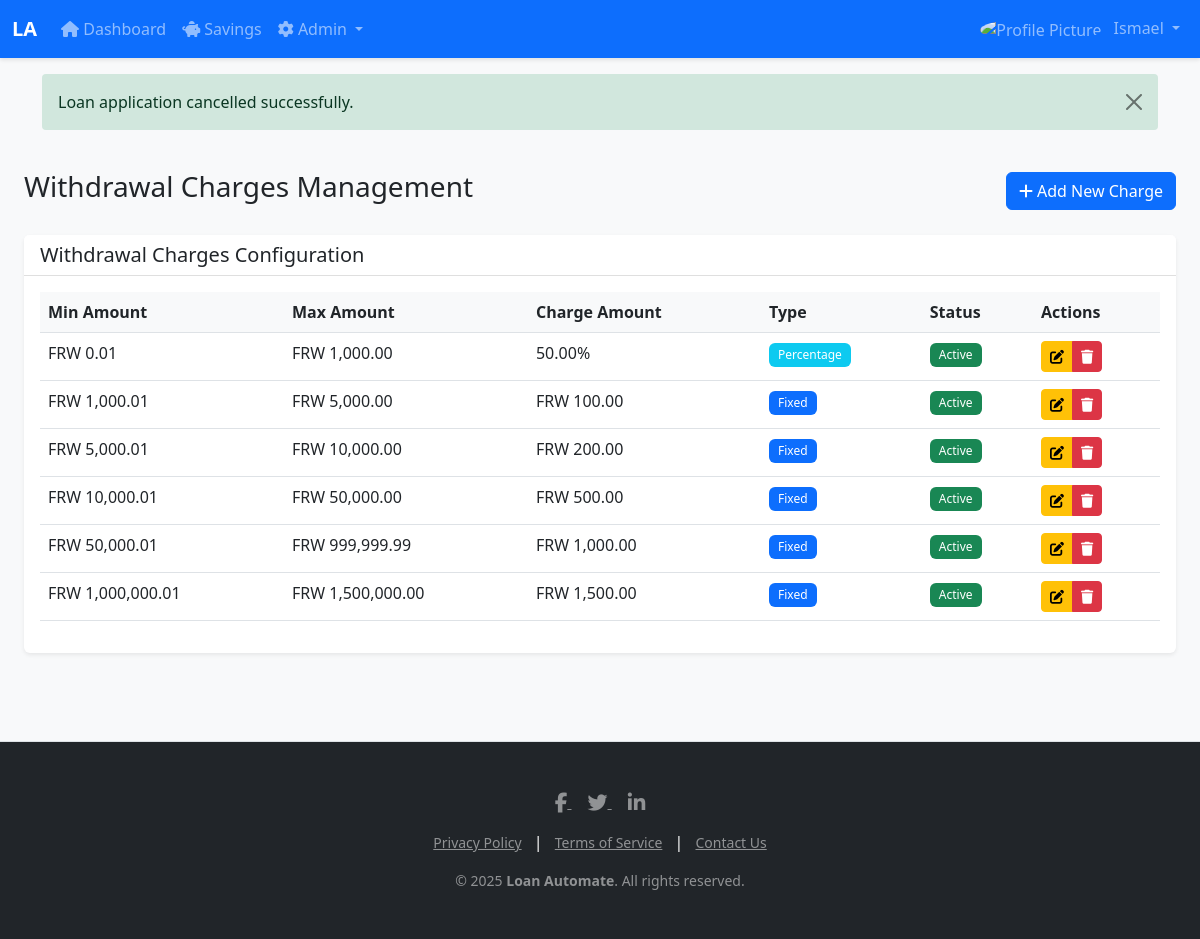
/admin/withdrawal_charges.php (signed in), run on the app's committed database.
### tables this page shows
CREATE TABLE `users` (
  `user_id` varchar(36) NOT NULL,
  `username` varchar(50) NOT NULL,
  `password` varchar(255) NOT NULL,
  `full_name` varchar(100) NOT NULL,
  `email` varchar(100) DEFAULT NULL,
  `profile_picture` varchar(255) DEFAULT NULL,
  `phone_number` varchar(20) NOT NULL,
  `role` enum('admin','customer') NOT NULL DEFAULT 'customer',
  `status` enum('active','inactive') NOT NULL DEFAULT 'active',
  `account_number` varchar(20) NOT NULL,
  `amount` decimal(10,2) DEFAULT 0.00,
  `created_at` timestamp NOT NULL DEFAULT current_timestamp(),
  `updated_at` timestamp NOT NULL DEFAULT current_timestamp() ON UPDATE current_timestamp(),
  `password_changed_at` timestamp NULL DEFAULT NULL,
  `login_attempts` int(11) DEFAULT 0,
  `last_login_attempt` timestamp NULL DEFAULT NULL,
  `is_locked` tinyint(1) DEFAULT 0,
  `lockout_until` timestamp NULL DEFAULT NULL
);

CREATE TABLE `withdrawal_charges` (
  `id` int(11) NOT NULL,
  `min_amount` decimal(10,2) NOT NULL,
  `max_amount` decimal(10,2) NOT NULL,
  `charge_amount` decimal(10,2) NOT NULL,
  `charge_type` enum('fixed','percentage') NOT NULL DEFAULT 'fixed',
  `is_active` tinyint(1) NOT NULL DEFAULT 1,
  `created_at` timestamp NOT NULL DEFAULT current_timestamp(),
  `updated_at` timestamp NOT NULL DEFAULT current_timestamp() ON UPDATE current_timestamp()
);

### includes/utilities.php (called while the page is built, shortened)
<?php
$base_url = '/LOAN_AUTOMATE';
function url($path = '')
{
    global $base_url;
    return $base_url . '/' . ltrim($path, '/');
}

### config/database.php (called while the page is built, shortened)
<?php
class Database {
    private $connection;
    private static $instance = null;
    private function __construct() {
        $this->connection = new mysqli(DB_HOST, DB_USER, DB_PASS, DB_NAME);
    }
    public static function getInstance() {
        if (self::$instance == null) {
            self::$instance = new Database();
        }
        return self::$instance;
    }
    public function query($sql) {
        return $this->connection->query($sql);
    }
}
?>

### includes/auth.php (called while the page is built, shortened)
<?php
require_once __DIR__ . '/database.php';
require_once __DIR__ . '/utilities.php';
class Auth
{
    private $db;
    public function __construct()
    {
        $this->db = Database::getInstance();
    }
    public function isLoggedIn()
    {
        return isset($_SESSION['user_id']);
    }
    public function getCurrentUser()
    {
        if ($this->isLoggedIn()) {
            $userId = $_SESSION['user_id'];
            $query = "SELECT user_id, username, full_name, email, profile_picture, phone_number, account_number, role, status, amount, created_at, updated_at, password_changed_at FROM users WHERE user_id = '$userId'";
            $result = $this->db->query($query);
            return $result->fetch_assoc();
        }
        return null;
    }
    public function hasRole($role)
    {
        return isset($_SESSION['role']) && $_SESSION['role'] === $role;
    }
}
?>

### admin/withdrawal_charges.php (the view, shortened to what this page needs)
<?php
require_once __DIR__ . '/../includes/auth.php';
require_once __DIR__ . '/../includes/utilities.php';
require_once __DIR__ . '/../includes/database.php';
$db = Database::getInstance();
$query = "SELECT * FROM withdrawal_charges ORDER BY min_amount ASC";
$result = $db->query($query);
$charges = [];
while ($row = $result->fetch_assoc()) {
    $charges[] = $row;
}
require_once __DIR__ . '/../templates/header.php';
?>
<div class="container-fluid">
    <div class="d-flex justify-content-between align-items-center mb-4">
        <h1 class="h3">Withdrawal Charges Management</h1>
        <button type="button" class="btn btn-primary" data-bs-toggle="modal" data-bs-target="#addChargeModal">
            <i class="fas fa-plus"></i> Add New Charge
        </button>
    </div>
    <div class="card">
        <div class="card-header">
            <h5 class="card-title mb-0">Withdrawal Charges Configuration</h5>
        </div>
        <div class="card-body">
            <?php if (empty($charges)): ?>
                <p class="text-muted">No withdrawal charges configured</p>
            <?php else: ?>
                <div class="table-responsive">
                    <table class="table table-hover">
                        <thead>
                            <tr>
                                <th>Min Amount</th>
                                <th>Max Amount</th>
                                <th>Charge Amount</th>
                                <th>Type</th>
                                <th>Status</th>
                                <th>Actions</th>
                            </tr>
                        </thead>
                        <tbody>
                            <?php foreach ($charges as $charge): ?>
                                <tr>
                                    <td>FRW <?php echo number_format($charge['min_amount'], 2); ?></td>
                                    <td>FRW <?php echo number_format($charge['max_amount'], 2); ?></td>
                                    <td>
                                        <?php if ($charge['charge_type'] === 'percentage'): ?>
                                            <?php echo $charge['charge_amount']; ?>%
                                        <?php else: ?>
                                            FRW <?php echo number_format($charge['charge_amount'], 2); ?>
                                        <?php endif; ?>
                                    </td>
                                    <td>
                                        <span class="badge bg-<?php echo $charge['charge_type'] === 'percentage' ? 'info' : 'primary'; ?>">
                                            <?php echo ucfirst($charge['charge_type']); ?>
                                        </span>
                                    </td>
                                    <td>
                                        <span class="badge bg-<?php echo $charge['is_active'] ? 'success' : 'secondary'; ?>">
                                            <?php echo $charge['is_active'] ? 'Active' : 'Inactive'; ?>
                                        </span>
                                    </td>
                                    <td>
                                        <div class="btn-group">
                                            <button type="button" class="btn btn-sm btn-warning"
                                                    onclick="editCharge(<?php echo htmlspecialchars(json_encode($charge)); ?>)">
                                                <i class="fas fa-edit"></i>
                                            </button>
                                            <button type="button" class="btn btn-sm btn-danger"
                                                    onclick="deleteCharge(<?php echo $charge['id']; ?>)">
                                                <i class="fas fa-trash"></i>
                                            </button>
                                        </div>
                                    </td>
                                </tr>
                            <?php endforeach; ?>
                        </tbody>
                    </table>
                </div>
            <?php endif; ?>
        </div>
    </div>
</div>
<?php require_once __DIR__ . '/../templates/footer.php'; ?>

### templates/header.php (shortened to what this page needs)
<?php
require_once __DIR__ . '/../includes/auth.php';
require_once __DIR__ . '/../includes/utilities.php';
$auth = new Auth();
$current_page = basename($_SERVER['PHP_SELF']);
$user = null;
if ($auth->isLoggedIn()) {
    $user = $auth->getCurrentUser();
}
?>
<!DOCTYPE html>
<html lang="en">
<head>
    <link href="https://cdn.jsdelivr.net/npm/bootstrap@5.3.0/dist/css/bootstrap.min.css" rel="stylesheet">
    <link href="https://cdnjs.cloudflare.com/ajax/libs/font-awesome/6.0.0/css/all.min.css" rel="stylesheet">
    <link href="<?php echo url('assets/css/style.css'); ?>" rel="stylesheet">
</head>
<body>
    <nav class="navbar navbar-expand-lg navbar-dark bg-primary">
        <div class="container-fluid">
            <a class="navbar-brand" href="<?php echo url(); ?>">LA</a>
            <div class="collapse navbar-collapse" id="navbarNav">
                <?php if ($auth->isLoggedIn()): ?>
                    <ul class="navbar-nav me-auto">
                        <li class="nav-item">
                            <a class="nav-link <?php echo $current_page === 'dashboard.php' ? 'active' : ''; ?>"
                                href="<?php echo url('dashboard.php'); ?>">
                                <i class="fas fa-home"></i> Dashboard
                            </a>
                        </li>
                        <li class="nav-item">
                            <a class="nav-link <?php echo $current_page === 'savings.php' ? 'active' : ''; ?>"
                                href="<?php echo url('savings.php'); ?>">
                                <i class="fas fa-piggy-bank"></i> Savings
                            </a>
                        </li>
                        <?php if ($auth->hasRole('admin')): ?>
                            <li class="nav-item dropdown">
                                <a class="nav-link dropdown-toggle" href="#" id="adminDropdown" role="button"
                                    data-bs-toggle="dropdown">
                                    <i class="fas fa-cog"></i> Admin
                                </a>
                            </li>
                        <?php endif; ?>
                    </ul>
                    <ul class="navbar-nav">
                        <li class="nav-item dropdown">
                            <a class="nav-link dropdown-toggle" href="#" id="userDropdown" role="button"
                                data-bs-toggle="dropdown" aria-expanded="false">
                                <?php
                                $profile_pic_src = PROFILE_PICS_DIR . ($user['profile_picture'] ?? 'default_avatar.png');
                                if (!file_exists($profile_pic_src) || is_dir($profile_pic_src)) {
                                    $profile_pic_src = PROFILE_PICS_DIR . 'default_avatar.png';
                                }
                                ?>
                                <img src="<?php echo url($profile_pic_src); ?>" alt="Profile Picture"
                                    class="header-profile-pic">
                                <?php echo htmlspecialchars($user['username']); ?>
                            </a>
                        </li>
                    </ul>
                <?php endif; ?>
            </div>
        </div>
    </nav>
    <?php if (isset($_SESSION['success'])): ?>
        <div class="container mt-3">
            <div class="alert alert-success alert-dismissible fade show" role="alert">
                <?php
                echo $_SESSION['success'];
                ?>
                <button type="button" class="btn-close" data-bs-dismiss="alert"></button>
            </div>
        </div>
    <?php endif; ?>
    <div class="container-fluid py-4">

### assets/css/style.css (style rules this page uses)
body { min-height: 100vh; display: flex; flex-direction: column; background-color: #f8f9fa; }
.navbar { box-shadow: 0 2px 4px rgba(0,0,0,.1); }
.navbar-brand { font-weight: bold; }
.card { box-shadow: 0 0.125rem 0.25rem rgba(0,0,0,.075); border: none; margin-bottom: 1rem; }
.card-header { background-color: #fff; border-bottom: 1px solid rgba(0,0,0,.125); }
.btn { font-weight: 500; }
.btn-primary { background-color: #0d6efd; border-color: #0d6efd; }
.table th { font-weight: 600; background-color: #f8f9fa; }
.badge { font-weight: 500; padding: 0.5em 0.75em; }
.alert { border: none; border-radius: 0.25rem; }

### templates/header.php (style rules this page uses)
.header-profile-pic { width: 30px; height: 30px; border-radius: 50%; object-fit: cover; margin-right: 8px; }

### data on the page
users: username "Ismael"
withdrawal_charges: min_amount "0.01", max_amount "1,000.00", charge_amount "50.00", charge_type "Percentage", is_active "Active"
withdrawal_charges: min_amount "1,000.01", max_amount "5,000.00", charge_amount "100.00", charge_type "Fixed", is_active "Active"
withdrawal_charges: min_amount "5,000.01", max_amount "10,000.00", charge_amount "200.00", charge_type "Fixed", is_active "Active"
withdrawal_charges: min_amount "10,000.01", max_amount "50,000.00", charge_amount "500.00", charge_type "Fixed", is_active "Active"
withdrawal_charges: min_amount "50,000.01", max_amount "999,999.99", charge_amount "1,000.00", charge_type "Fixed", is_active "Active"
withdrawal_charges: min_amount "1,000,000.01", max_amount "1,500,000.00", charge_amount "1,500.00", charge_type "Fixed", is_active "Active"

### other printed values
$_SESSION['success'] "Loan application cancelled successfully."
